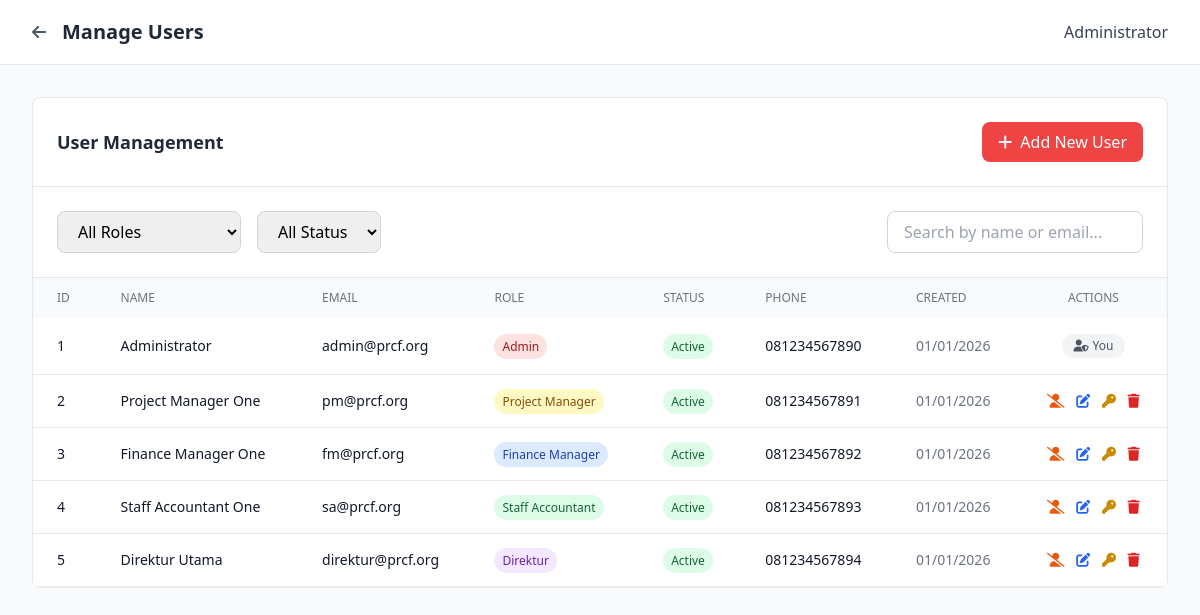
Screenshot of /pages/admin/manage_users.php (signed in) with the database file from the repository.
### tables this page shows
CREATE TABLE `user` (
  `id_user` int(11) NOT NULL,
  `nama` varchar(255) NOT NULL,
  `role` enum('Admin','Finance Manager','Project Manager','Staff Accountant','Direktur') NOT NULL,
  `email` varchar(255) NOT NULL,
  `no_HP` varchar(20) DEFAULT NULL,
  `password_hash` varchar(255) NOT NULL,
  `created_at` timestamp NOT NULL DEFAULT current_timestamp(),
  `updated_at` timestamp NOT NULL DEFAULT current_timestamp() ON UPDATE current_timestamp(),
  `last_notification_check` timestamp NULL DEFAULT NULL
);

### pages/admin/manage_users.php (the view, shortened to what this page needs)
<?php
require_once '../../includes/config.php';
$user_name = $_SESSION['user_name'];
$current_user_id = $_SESSION['user_id'];
function countAdmins($conn) {
    $result = $conn->query("SELECT COUNT(*) as count FROM user WHERE role = 'Admin'");
    return $result->fetch_assoc()['count'];
}
$users = $conn->query("SELECT * FROM user ORDER BY created_at DESC");
$admin_count = countAdmins($conn);
?>
<!DOCTYPE html>
<html lang="id">
<head>
    <script src="https://cdn.tailwindcss.com"></script>
    <link rel="stylesheet" href="https://cdnjs.cloudflare.com/ajax/libs/font-awesome/6.4.0/css/all.min.css">
</head>
<body class="bg-gray-50 min-h-screen">
    <header class="bg-white border-b border-gray-200 sticky top-0 z-50">
        <div class="max-w-7xl mx-auto px-4 sm:px-6 lg:px-8">
            <div class="flex justify-between items-center h-16">
                <div class="flex items-center space-x-4">
                    <a href="../dashboards/dashboard_admin.php" class="text-gray-600 hover:text-gray-800">
                        <i class="fas fa-arrow-left"></i>
                    </a>
                    <h1 class="text-xl font-bold text-gray-800">Manage Users</h1>
                </div>
                <span class="text-gray-700 font-medium"><?php echo $user_name; ?></span>
            </div>
        </div>
    </header>
    <main class="max-w-7xl mx-auto px-4 sm:px-6 lg:px-8 py-8">
        <div class="bg-white border border-gray-200 rounded-lg shadow-sm mb-6">
            <div class="p-6 border-b border-gray-200 flex justify-between items-center">
                <h3 class="text-lg font-bold text-gray-800">User Management</h3>
                <button onclick="openCreateModal()" class="px-4 py-2 bg-red-500 text-white rounded-lg hover:bg-red-600">
                    <i class="fas fa-plus mr-2"></i>Add New User
                </button>
            </div>
            <div class="p-6 border-b border-gray-200 flex justify-between items-center">
                <div class="flex space-x-4">
                    <select id="roleFilter" class="px-4 py-2 border border-gray-300 rounded-lg">
                        <option value="">All Roles</option>
                    </select>
                    <select id="statusFilter" class="px-4 py-2 border border-gray-300 rounded-lg">
                        <option value="">All Status</option>
                    </select>
                </div>
                <input type="text" id="searchInput" placeholder="Search by name or email..."
                    class="px-4 py-2 border border-gray-300 rounded-lg w-64">
            </div>
            <div class="overflow-x-auto">
                <table class="w-full" id="usersTable">
                    <thead class="bg-gray-50">
                        <tr>
                            <th class="px-6 py-3 text-left text-xs font-medium text-gray-500 uppercase">ID</th>
                            <th class="px-6 py-3 text-left text-xs font-medium text-gray-500 uppercase">Name</th>
                            <th class="px-6 py-3 text-left text-xs font-medium text-gray-500 uppercase">Email</th>
                            <th class="px-6 py-3 text-left text-xs font-medium text-gray-500 uppercase">Role</th>
                            <th class="px-6 py-3 text-left text-xs font-medium text-gray-500 uppercase">Status</th>
                            <th class="px-6 py-3 text-left text-xs font-medium text-gray-500 uppercase">Phone</th>
                            <th class="px-6 py-3 text-left text-xs font-medium text-gray-500 uppercase">Created</th>
                            <th class="px-6 py-3 text-center text-xs font-medium text-gray-500 uppercase">Actions</th>
                        </tr>
                    </thead>
                    <tbody class="bg-white divide-y divide-gray-200">
                        <?php while ($user = $users->fetch_assoc()): ?>
                        <tr class="hover:bg-gray-50" data-role="<?php echo $user['role']; ?>" data-status="<?php echo $user['status'] ?? 'active'; ?>" data-search="<?php echo strtolower($user['nama'] . ' ' . $user['email']); ?>">
                            <td class="px-6 py-4 text-sm text-gray-900"><?php echo $user['id_user']; ?></td>
                            <td class="px-6 py-4 text-sm text-gray-900 font-medium"><?php echo htmlspecialchars($user['nama']); ?></td>
                            <td class="px-6 py-4 text-sm text-gray-900"><?php echo htmlspecialchars($user['email']); ?></td>
                            <td class="px-6 py-4 text-sm">
                                <span class="px-2 py-1 rounded-full text-xs font-medium
                                    <?php
                                    $role_colors = [
                                        'Admin' => 'bg-red-100 text-red-800',
                                        'Direktur' => 'bg-purple-100 text-purple-800',
                                        'Finance Manager' => 'bg-blue-100 text-blue-800',
                                        'Staff Accountant' => 'bg-green-100 text-green-800',
                                        'Project Manager' => 'bg-yellow-100 text-yellow-800'
                                    ];
                                    echo $role_colors[$user['role']] ?? 'bg-gray-100 text-gray-800';
                                    ?>">
                                    <?php echo $user['role']; ?>
                                </span>
                            </td>
                            <td class="px-6 py-4 text-sm">
                                <span class="px-2 py-1 rounded-full text-xs font-medium
                                    <?php
                                    $status_colors = [
                                        'active' => 'bg-green-100 text-green-800',
                                        'inactive' => 'bg-red-100 text-red-800',
                                        'pending' => 'bg-yellow-100 text-yellow-800'
                                    ];
                                    $user_status = $user['status'] ?? 'active';
                                    echo $status_colors[$user_status] ?? 'bg-gray-100 text-gray-800';
                                    ?>">
                                    <?php echo ucfirst($user_status); ?>
                                </span>
                            </td>
                            <td class="px-6 py-4 text-sm text-gray-900"><?php echo htmlspecialchars($user['no_HP'] ?? '-'); ?></td>
                            <td class="px-6 py-4 text-sm text-gray-500"><?php echo date('d/m/Y', strtotime($user['created_at'])); ?></td>
                            <td class="px-6 py-4 text-sm text-center">
                                <?php
                                $is_self = ($user['id_user'] == $current_user_id);
                                $is_last_admin = ($user['role'] === 'Admin' && $admin_count <= 1);
                                ?>
                                <?php if ($is_self): ?>
                                    <span class="inline-flex items-center px-3 py-1 rounded-full text-xs font-medium bg-gray-100 text-gray-600">
                                        <i class="fas fa-user-shield mr-1"></i> You
                                    </span>
                                <?php elseif ($is_last_admin): ?>
                                    <span class="inline-flex items-center px-3 py-1 rounded-full text-xs font-medium bg-yellow-100 text-yellow-700" title="Last admin - cannot be modified">
                                        <i class="fas fa-shield-alt mr-1"></i> Protected
                                    </span>
                                <?php else: ?>
                                    <button onclick='toggleUserStatus(<?php echo $user['id_user']; ?>, "<?php echo $user['status'] ?? 'active'; ?>", "<?php echo htmlspecialchars($user['nama']); ?>")'
                                        class="text-<?php echo ($user['status'] ?? 'active') === 'active' ? 'orange' : 'green'; ?>-600 hover:text-<?php echo ($user['status'] ?? 'active') === 'active' ? 'orange' : 'green'; ?>-900 mr-2"
                                        title="<?php echo ($user['status'] ?? 'active') === 'active' ? 'Deactivate' : 'Activate'; ?> user">
                                        <i class="fas fa-<?php echo ($user['status'] ?? 'active') === 'active' ? 'user-slash' : 'user-check'; ?>"></i>
                                    </button>
                                    <button onclick='openEditModal(<?php echo json_encode($user); ?>)'
                                        class="text-blue-600 hover:text-blue-900 mr-2" title="Edit user">
                                        <i class="fas fa-edit"></i>
                                    </button>
                                    <button onclick='openResetPasswordModal(<?php echo $user['id_user']; ?>, "<?php echo htmlspecialchars($user['nama']); ?>")'
                                        class="text-yellow-600 hover:text-yellow-900 mr-2" title="Reset password">
                                        <i class="fas fa-key"></i>
                                    </button>
                                    <button onclick='confirmDelete(<?php echo $user['id_user']; ?>, "<?php echo htmlspecialchars($user['nama']); ?>")'
                                        class="text-red-600 hover:text-red-900" title="Delete user">
                                        <i class="fas fa-trash"></i>
                                    </button>
                                <?php endif; ?>
                            </td>
                        </tr>
                        <?php endwhile; ?>
                    </tbody>
                </table>
            </div>
        </div>
    </main>
</body>
</html>

### rows the page displays
user: id_user "1", nama "Administrator", email "admin@prcf.org", role "Admin", user_status "Active", no_HP "081234567890", created_at "01/01/2026", shows "You"
user: id_user "2", nama "Project Manager One", email "pm@prcf.org", role "Project Manager", user_status "Active", no_HP "081234567891", created_at "01/01/2026"
user: id_user "3", nama "Finance Manager One", email "fm@prcf.org", role "Finance Manager", user_status "Active", no_HP "081234567892", created_at "01/01/2026"
user: id_user "4", nama "Staff Accountant One", email "sa@prcf.org", role "Staff Accountant", user_status "Active", no_HP "081234567893", created_at "01/01/2026"
user: id_user "5", nama "Direktur Utama", email "direktur@prcf.org", role "Direktur", user_status "Active", no_HP "081234567894", created_at "01/01/2026"

### other values shown
$user_name "Administrator"
